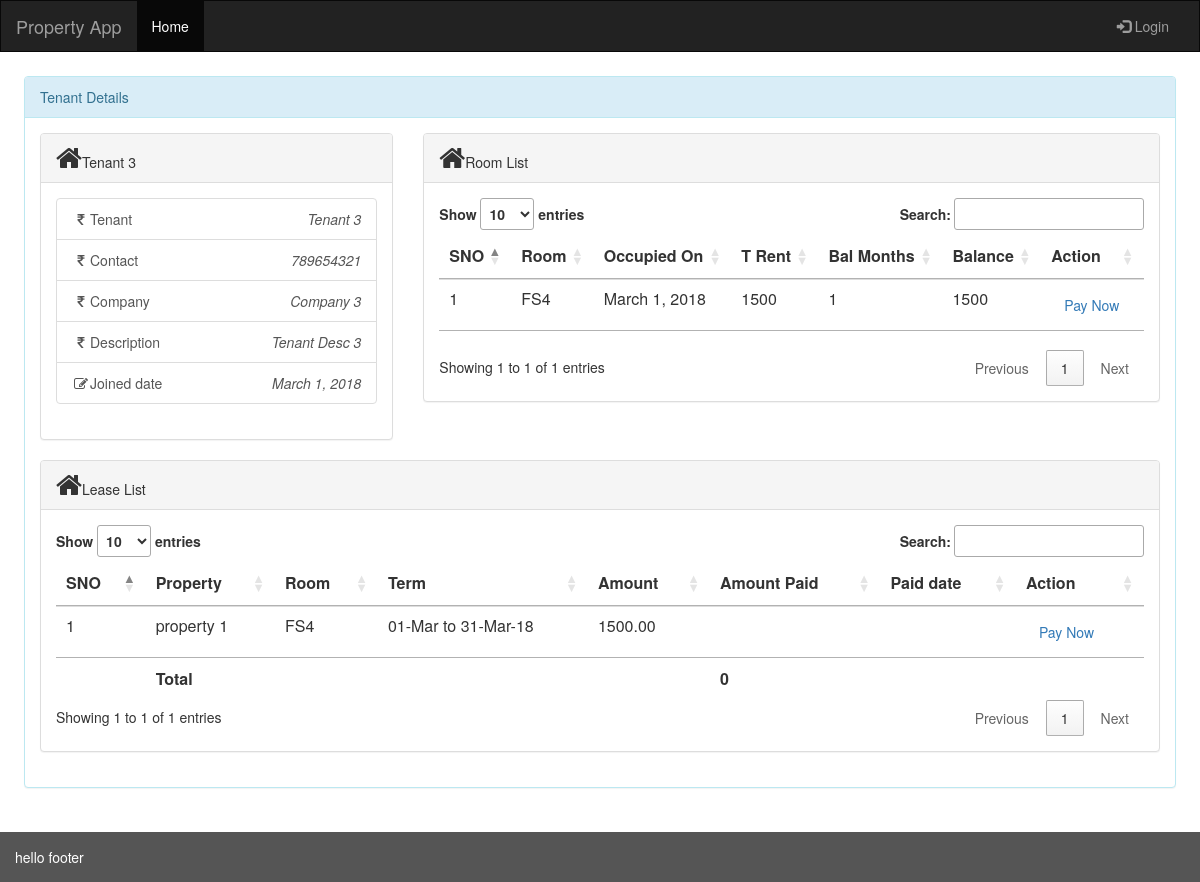
The page /rent/tenants/tenant_details/3 on the database as committed earlier.
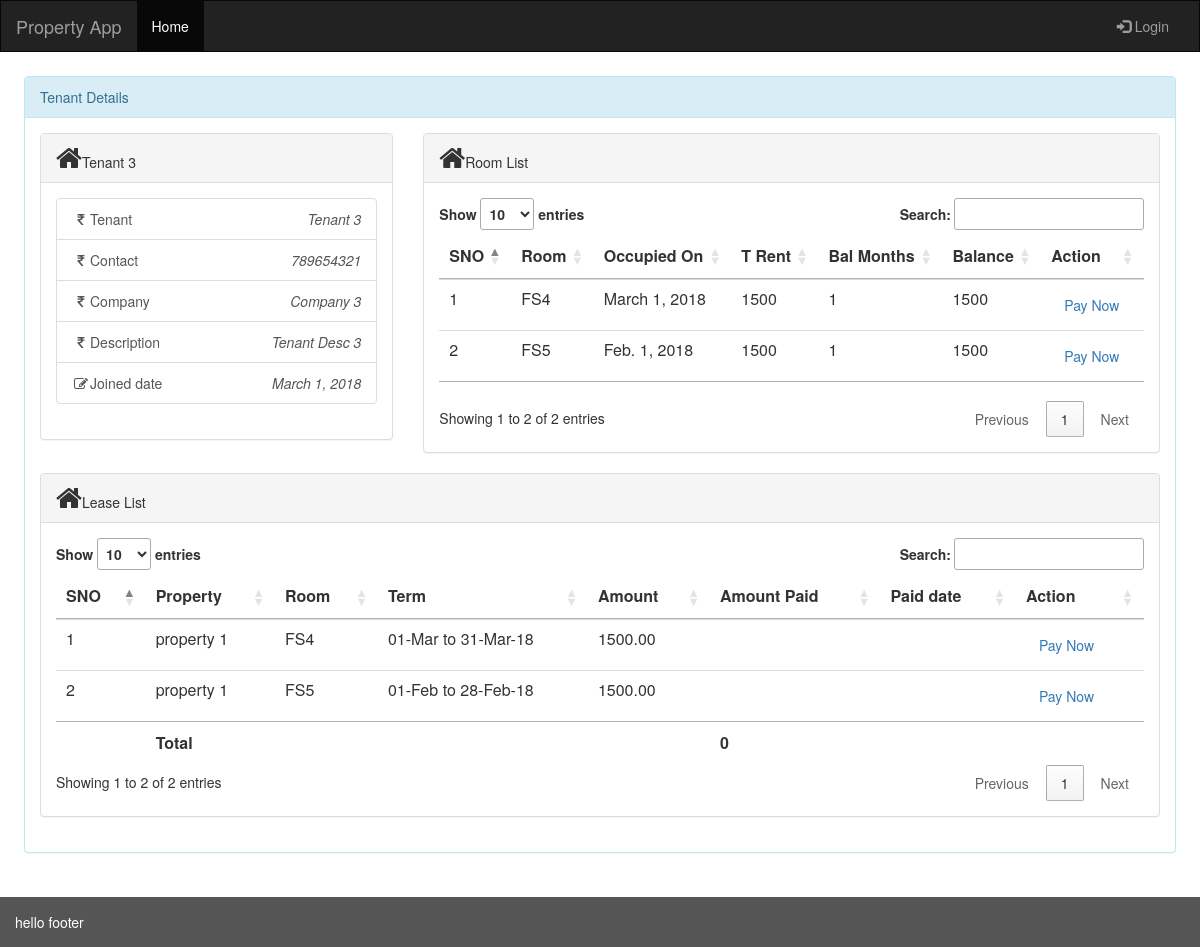
The same page on the database as committed later.
### rent/models.py (models this page shows, shortened)
class Room(models.Model):
    room_id = models.AutoField(primary_key=True)
    room_property = models.ForeignKey(Property, on_delete=models.CASCADE)
    room_meter = models.ForeignKey(Electricitymeter, on_delete=models.CASCADE, null=True, blank=True)
    room_name = models.CharField(max_length=50)
    room_rent = models.DecimalField(max_digits=8,decimal_places=2)
    room_description = models.CharField(max_length=250)
    timestamp = models.DateTimeField(auto_now=True)

class Leasedetails(models.Model):
    lease_id = models.AutoField(primary_key=True)
    lease_start_date = models.DateField()
    lease_end_date = models.DateField()
    lease_amount = models.DecimalField(max_digits=8,decimal_places=2)
    lease_tenant = models.ForeignKey(Tenant, on_delete=models.CASCADE)
    lease_room = models.ForeignKey(Room, on_delete=models.CASCADE)
    lease_transaction = models.ForeignKey(Transaction, on_delete=models.CASCADE, null=True, blank=True)
    timestamp = models.DateTimeField(auto_now=True)

class Property(models.Model):
    property_id = models.AutoField(primary_key=True)
    property_name = models.CharField(max_length=300)
    property_location = models.ForeignKey(Location, on_delete=models.CASCADE)
    timestamp = models.DateTimeField(auto_now=True)

### rent/views.py (the view)
# urls.py: path('tenants/tenant_details/<int:tenant_id>', views.tenant_details, name='tenant_details'),
def tenant_details(request, tenant_id):
    tenant = Tenant.objects.get(tenant_id=tenant_id)
    lease = Leasedetails.objects.filter(lease_tenant=tenant_id).order_by('lease_room__room_name','lease_start_date')
    lease_start_date = Min('leasedetails__lease_start_date')
    total_rent = Sum('leasedetails__lease_amount')
    pending_months = Count('leasedetails__lease_amount',filter=Q(leasedetails__lease_transaction__isnull=True))
    balance_amount =  total_rent - Sum('leasedetails__lease_transaction__transaction_amount')
    tenant_rooms = Room.objects.filter(leasedetails__lease_tenant=tenant_id)
    room_wise_lease = tenant_rooms.annotate(start_date=lease_start_date,total_rent=total_rent,balance_amount=balance_amount,pending_months=pending_months).order_by('room_name')
    return render(request,'rent/tenant_details.html',{'tenant_details':tenant,'lease_details':lease,'lease_room_wise':room_wise_lease})

### rent/templates/rent/tenant_details.html (shortened to what the changed rows need)
{% extends 'base.html' %}
{% load rent_extras %}
{% block content %}
<div class="panel panel-info">
    <div class="panel-body">
        <div class="row">
            <div class="col-lg-8">
                <div class="panel panel-default">
                    <div class="panel-heading"><i class="fa fa-home fa-2x"></i>Room List</div>
                    <div class="panel-body">
                        <table id ="tenant_rooms_datatable" class="table custom_data_table">
                            <thead>
                                <tr>
                                    <th>SNO</th>
                                    <th>Room </th>
                                    <th>Occupied On</th>
                                    <th class="show-sum">T Rent</th>
                                    <th class="show-sum">Bal Months</th>
                                    <th class="show-sum">Balance</th>
                                    <th>Action</th>
                                </tr>
                            </thead>
                            <tbody>
                                {% for item in lease_room_wise %}
                                <tr>
                                    <td>{{forloop.counter}}</td>
                                    <td>{{item.room_name}}</td>
                                    <td>{{item.start_date}}</td>
                                    <td>{{item.total_rent}}</td>
                                    <td>{{item.pending_months}}</td>
                                    {% if item.balance_amount %}
                                        <td>{{item.balance_amount}}</td>
                                    {% else %}
                                        <td>{{item.total_rent}}</td>
                                    {% endif %}
                                    <td><a class="btn" href="">Pay Now</a></td>
                                </tr>
                                {% endfor %}
                            </tbody>
                            <tfoot>
                                <tr>
                                    <th></th>
                                    <th></th>
                                    <th></th>
                                    <th></th>
                                    <th></th>
                                    <th></th>
                                    <th></th>
                                </tr>
                            </tfoot>
                        </table>
                    </div>
                </div>
            </div>
            <div class="col-lg-12">
                <div class="panel panel-default">
                    <div class="panel-heading"><i class="fa fa-home fa-2x"></i>Lease List</div>
                    <div class="panel-body">
                        <table class="table custom_data_table">
                            <thead>
                                <tr>
                                    <th>SNO</th>
                                    <th>Property </th>
                                    <th>Room </th>
                                    <th>Term</th>
                                    <th class="show-sum">Amount</th>
                                    <th class="show-sum">Amount Paid</th>
                                    <th>Paid date</th>
                                    <th>Action</th>
                                </tr>
                            </thead>
                            <tbody>
                                {% for item in lease_details %}
                                <tr>
                                    <td>{{forloop.counter}}</td>
                                    <td>{{item.lease_room.room_property.property_name}}</td>
                                    <td>{{item.lease_room.room_name}}</td>
                                    <td>{{item.lease_start_date|date:"d-M"}} to {{item.lease_end_date|date:"d-M-y"}}</td>
                                    <td>{{item.lease_amount}}</td>
                                    <td>{{item.lease_transaction.transaction_amount}}</td>
                                    <td>{{item.lease_transaction.transaction_date}}</td>
                                    <td><a class="btn" href="{% url 'transactions_create' item.lease_id %}">Pay Now</a></td>
                                </tr>
                                {% endfor %}
                            </tbody>
                            <tfoot>
                                <tr>
                                    <th></th>
                                    <th>Total</th>
                                    <th></th>
                                    <th></th>
                                    <th></th>
                                    <th></th>
                                    <th></th>
                                    <th></th>
                                </tr>
                            </tfoot>
                        </table>
                    </div>
                </div>
            </div>
        </div>
    </div>
    </div>
</div>
{% endblock %}

Rows that differ between the two databases and show on the page:
now on this page (row unchanged): Room: room_name "FS5", start_date "Feb. 1, 2018", total_rent "1500", pending_months "1"
added Leasedetails: lease_room.room_property.property_name "property 1", lease_room.room_name "FS5", lease_start_date "01-Feb", lease_end_date "28-Feb-18", lease_amount "1500.00"
Other text that changed with them:
text written by a page script: "Show entries Search: Showing 1 to 1 of 1 entries Previous 1 Next" → "Show entries Search: Showing 1 to 2 of 2 entries Previous 1 Next"
